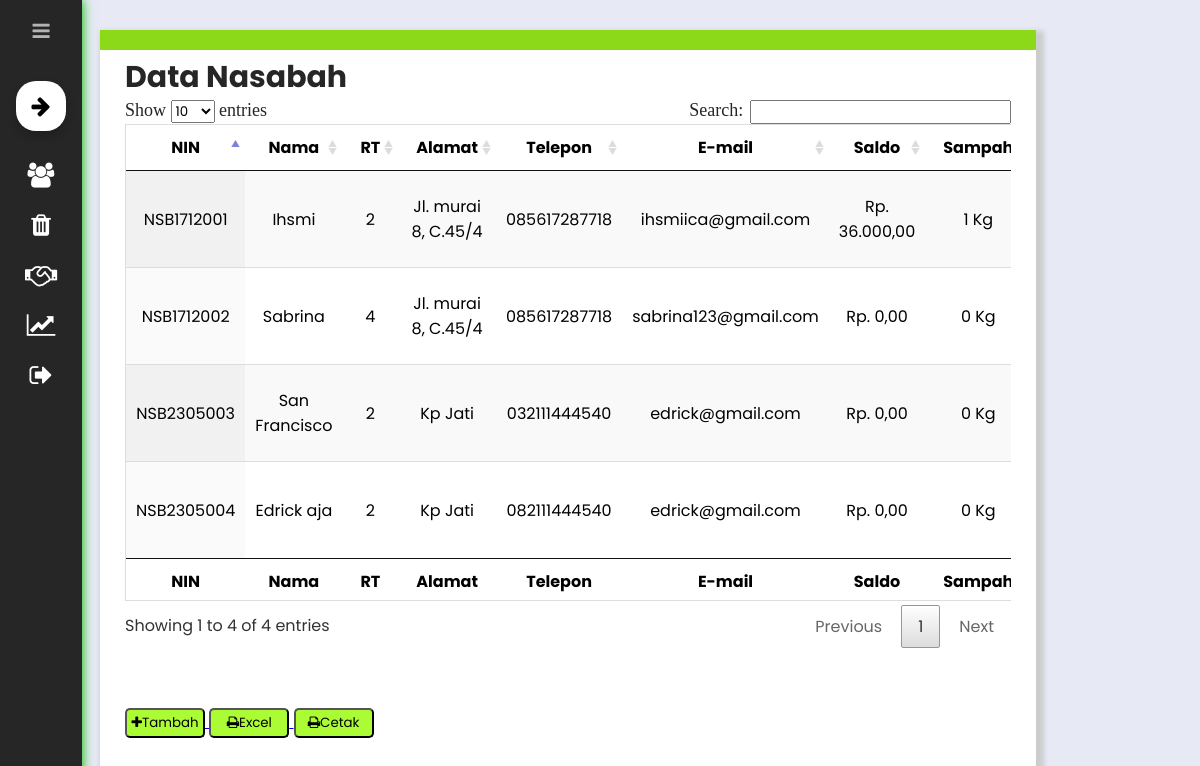
Before: /view/dashboard.php?page=data-nasabah-full (signed in) with the older database file.
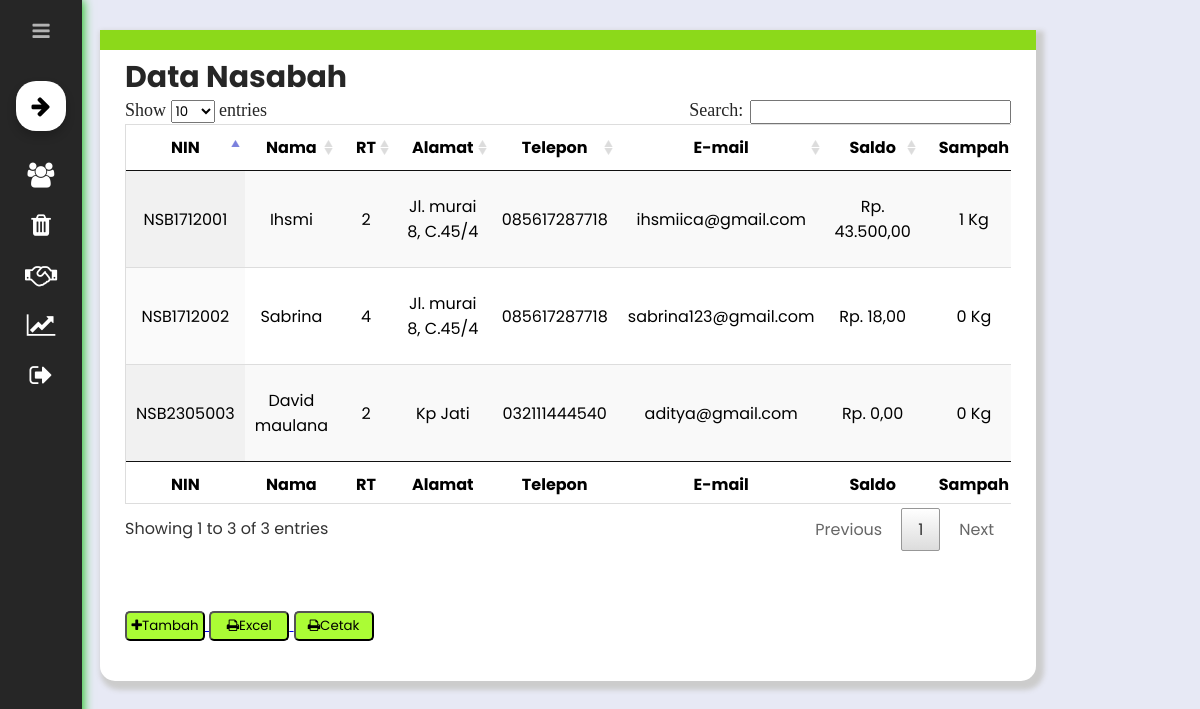
After: the same page with the newer database file.
### tables this page shows
CREATE TABLE `nasabah` (
  `nin` varchar(10) NOT NULL,
  `nama` varchar(20) NOT NULL,
  `rt` int(1) NOT NULL,
  `alamat` varchar(30) NOT NULL,
  `telepon` varchar(12) NOT NULL,
  `email` varchar(50) NOT NULL,
  `password` varchar(20) NOT NULL,
  `saldo` int(8) DEFAULT NULL,
  `sampah` int(4) DEFAULT NULL
);

### system/models/nasabah/view-nasabah-full.php (the view, shortened to what this page needs)
<!DOCTYPE html>
<html lang="en">
<head>
	<link rel="stylesheet" type="text/css" href="../datatables/css/jquery.dataTables.css">
</head>
<body>
	<h2 style="font-size: 30px; color: #262626;">Data Nasabah</h2>
	<div class="table" style="overflow-x:auto;">
        <table id="example" class="display" cellspacing="0" width="100%" border="0" >
            <thead>
            <tr>
                <th>NIN</th>
                <th>Nama</th>
                <th>RT</th>
                <th>Alamat</th>
                <th>Telepon</th>
                <th>E-mail</th>
                <th>Saldo</th>
                <th>Sampah</th>
            </tr>
            </thead>
            <tfoot>
            <tr>
                <th>NIN</th>
                <th>Nama</th>
                <th>RT</th>
                <th>Alamat</th>
                <th>Telepon</th>
                <th>E-mail</th>
                <th>Saldo</th>
                <th>Sampah</th>
            </tr>
            </tfoot>
            <tbody>
            <?php
                $query = mysqli_query($conn, "SELECT * FROM nasabah ORDER BY nin ASC");
                while($row = mysqli_fetch_assoc($query)){
            ?>
            <tr align="center">
                <td><?php echo $row['nin'] ?></td>
                <td><?php echo $row['nama'] ?></td>
                <td><?php echo $row['rt'] ?></td>
                <td><?php echo $row['alamat'] ?></td>
                <td><?php echo $row['telepon'] ?></td>
                <td><?php echo $row['email'] ?></td>
                <td>
                    <?php echo "Rp. ".number_format($row['saldo'], 2, ",", ".")  ?></td>
                <td>
                    <?php echo number_format($row['sampah'])." Kg"  ?></td>
            </tr>
            <?php } ?>
            </tbody>
        </table>
    </div>
    <br>
    <br>
    <div class="buttonAdminFull">
        <a href="dashboard.php?page=tambah-data-nasabah">
        <button><i class="fa fa-plus" aria-hidden="true"></i>Tambah</button>
        </a>
        <a target="_blank" href="../system/models/nasabah/excel-nasabah.php">
        <button><i class="fa fa-print" aria-hidden="true"></i>Excel</button>
        </a>
        <a target="_blank" href="../system/models/nasabah/print-nasabah.php">
        <button><i class="fa fa-print" aria-hidden="true"></i>Cetak</button>
        </a>
    </div>
</body>
</html>

### view/dashboard.php (shortened to what this page needs)
<?php
  if (empty($_SESSION['user']) && empty($_SESSION['pass'])) {
      header('location:login.php');
  } else {
  include_once("../system/config/koneksi.php");
?>
<!DOCTYPE html>
<html lang="en">
  <head>
    <link
      href="https://maxcdn.bootstrapcdn.com/font-awesome/4.7.0/css/font-awesome.min.css"
      rel="stylesheet"
    />
    <link rel="stylesheet" href="../asset/internal/css/styleDashboard.css" />
  </head>
  <body>
    <div class="sidebar">
      <div class="logo_content">
        <i class="fa fa-bars" id="btn"></i>
      </div>
      <div class="src">
        <i class="bx-search fa fa-arrow-right"></i>
        <input type="text" disable placeholder="Geser..." />
      </div>
      <ul class="nav">
        <li>
          <a href="dashboard.php?page=data-nasabah-full">
            <i class="fa fa-users"></i>
          </a>
        </li>
        <li>
          <a href="dashboard.php?page=data-sampah">
            <i class="fa fa-trash"></i>
          </a>
        </li>
        <li>
          <a href="dashboard.php?page=data-setor">
            <i class="fa fa-handshake-o"></i>
          </a>
        </li>
        <li>
          <a href="dashboard.php?page=data-report">
            <i class="fa fa-line-chart"></i>
          </a>
        </li>
        <li>
          <a href="../system/models/login/logout.php">
            <i class="fa fa-sign-out"></i>
          </a>
        </li>
      </ul>
    </div>
    <div class="home_content">
      <?php
        if(isset($_GET['page'])){
          $page = $_GET['page'];
        switch ($page) {
          case 'data-nasabah-full':
            include "../system/models/nasabah/view-nasabah-full.php";
            break;
        }
      }else{
        $level = $_SESSION['level'] == 'Master-Admin';
        if($level){
        }else{
            include "../system/models/admin/view-admin.php";
          }
      }
      ?>
    </div>
  </body>
</html>
<?php } ?>

### asset/internal/css/styleDashboard.css (style rules this page uses)
* { font-family: "Poppins", sans-serif; margin: 0; padding: 0; }
body { position: relative; min-height: 100vh; width: 100%; background: #e7e9f5; }
:root { --bg-primary: #262626; --btn-primary: #abfc35; --btn-secondary: #9be729; --bg-default: #ffffff; }
.sidebar { position: fixed; z-index: 100; top: 0; left: 0; width: 50px; background: var(--bg-primary); padding: 6px 16px; height: 100%; box-shadow: 1px 0 10px rgb(17, 192, 17); transition: all 0.5s ease; }
.sidebar #btn { position: absolute; color: #b3b3b3; left: 50%; top: 6px; font-size: 20px; height: 50px; width: 50px; text-align: center; line-height: 50px; transform: translate(-50%); }
.sidebar .src { position: relative; height: 50px; width: 100%; margin-top: 20px; }
.sidebar .src input { position: absolute; height: 100%; width: calc(100% - 50px); left: 0; top: 0; border-radius: 20px; outline: none; border: none; background: var(--bg-default); padding-left: 50px; font-size: 15px; color: black; box-shadow: 0 5px 10px rgba(0, 0, 0, 0.2); transition: all 0.5s ease; }
.sidebar .src .bx-search { position: absolute; z-index: 99; font-size: 22px; color: black; transition: all 0.5s ease; }
.sidebar i { height: 50px; min-width: 50px; border-radius: 12px; line-height: 50px; text-align: center; font-size: 25px; }
.sidebar ul { margin-top: 20px; }
.sidebar ul li { position: relative; height: 50px; width: 100%; margin: 0; list-style: none; line-height: 50px; }
.sidebar ul li a { color: white; display: flex; text-decoration: none; align-items: center; border-radius: 20px; font-size: 13px; white-space: nowrap; }
.home_content { margin: 30px 0 20px 100px; background: #fff; width: 78%; box-sizing: border-box; padding: 5px 25px 5px 25px; padding-bottom: 40px; box-shadow: 4px 5px 5px 4px #ccc; border-radius: 0 0 15px 15px; border-top: 20px solid #8cd91a; transition: all 0.5s ease; }

### system/models/nasabah/view-nasabah-full.php (style rules this page uses)
table { border-collapse: collapse; border-spacing: 0; width: 100%; border: 1px solid #ddd; }
tr:nth-child(even) { background-color: #f2f2f2 }
.buttonAdminFull a button { background: #abfc35; color: black; margin-top:10px; width: 80px; height:30px; border-radius: 5px; }

Changed rows visible on the page:
removed nasabah: nin "NSB2305004", nama "Edrick aja", rt "2", alamat "Kp Jati", telepon "082111444540", email "edrick@gmail.com", saldo "0,00", sampah "0"
changed nasabah "NSB1712001": saldo "36.000,00" → "43.500,00"
changed nasabah "NSB1712002": saldo "0,00" → "18,00"
changed nasabah "NSB2305003": nama "San Francisco" → "David maulana"; email "edrick@gmail.com" → "aditya@gmail.com"
Other visible differences:
text written by a page script: "Show entries Search: Showing 1 to 4 of 4 entries Previous 1 Next" → "Show entries Search: Showing 1 to 3 of 3 entries Previous 1 Next"
